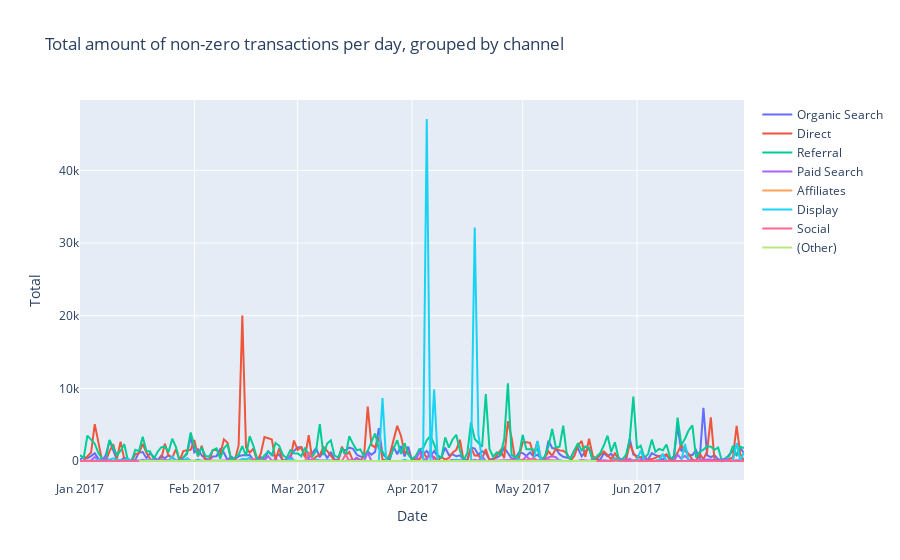

The notebook cell saved with this chart:
### Code cell
channels = list(data['channelGrouping'].unique())
datos = []
for channel in channels:
    subset = data[data['channelGrouping']==channel]
    subset = subset.groupby('date')['transactionRevenue'].agg(['sum'])
    subset.columns = ["Total"]
    subset = subset.sort_index()
    trace = go.Scatter(
        x = subset['Total'].index,
        y = subset['Total'].values,
        name=channel,
        mode='lines'
    )
    datos.append(trace)
layout= go.Layout(
    title= 'Total amount of non-zero transactions per day, grouped by channel',
    xaxis = dict(title = 'Date'), yaxis = dict(title = 'Total'),
    showlegend=True,
)
fig = dict(data=datos, layout=layout)
iplot(fig, filename='lines')

### Figure 1 — Plotly figure (JSON) as saved in the notebook; plotly's stock layout.template omitted (floating-point values rounded to 4 significant figures; data arrays with more than 128 entries replaced by an {"elided": "..."} marker saying what was removed)
{"data": [{"mode": "lines", "name": "Organic Search", "type": "scatter", "x": {"elided": "181 str values"}, "y": {"elided": "181 float values"}}, {"mode": "lines", "name": "Direct", "type": "scatter", "x": {"elided": "181 str values"}, "y": {"elided": "181 float values"}}, {"mode": "lines", "name": "Referral", "type": "scatter", "x": {"elided": "181 str values"}, "y": {"elided": "181 float values"}}, {"mode": "lines", "name": "Paid Search", "type": "scatter", "x": {"elided": "181 str values"}, "y": {"elided": "181 float values"}}, {"mode": "lines", "name": "Affiliates", "type": "scatter", "x": {"elided": "181 str values"}, "y": {"elided": "181 float values"}}, {"mode": "lines", "name": "Display", "type": "scatter", "x": {"elided": "179 str values"}, "y": {"elided": "179 float values"}}, {"mode": "lines", "name": "Social", "type": "scatter", "x": {"elided": "181 str values"}, "y": {"elided": "181 float values"}}, {"mode": "lines", "name": "(Other)", "type": "scatter", "x": ["2017-01-17T00:00:00", "2017-01-18T00:00:00", "2017-01-25T00:00:00", "2017-03-03T00:00:00", "2017-03-27T00:00:00", "2017-03-28T00:00:00", "2017-04-04T00:00:00", "2017-04-05T00:00:00", "2017-04-06T00:00:00", "2017-04-07T00:00:00", "2017-04-10T00:00:00", "2017-04-11T00:00:00", "2017-04-12T00:00:00", "2017-04-13T00:00:00", "2017-04-14T00:00:00", "2017-04-15T00:00:00", "2017-04-16T00:00:00", "2017-04-17T00:00:00", "2017-04-18T00:00:00", "2017-04-19T00:00:00", "2017-04-20T00:00:00", "2017-04-21T00:00:00", "2017-04-25T00:00:00", "2017-04-26T00:00:00", "2017-04-27T00:00:00", "2017-04-28T00:00:00", "2017-05-05T00:00:00", "2017-05-17T00:00:00", "2017-05-19T00:00:00", "2017-05-21T00:00:00"], "y": [0, 0, 0, 0, 0, 0, 0, 0, 0, 0, 0, 0, 0, 0, 0, 0, 0, 0, 11.99, 0, 0, 0, 0, 0, 0, 0, 0, 0, 0, 0]}], "layout": {"showlegend": true, "title": {"text": "Total amount of non-zero transactions per day, grouped by channel"}, "xaxis": {"title": {"text": "Date"}}, "yaxis": {"title": {"text": "Total"}}}}
